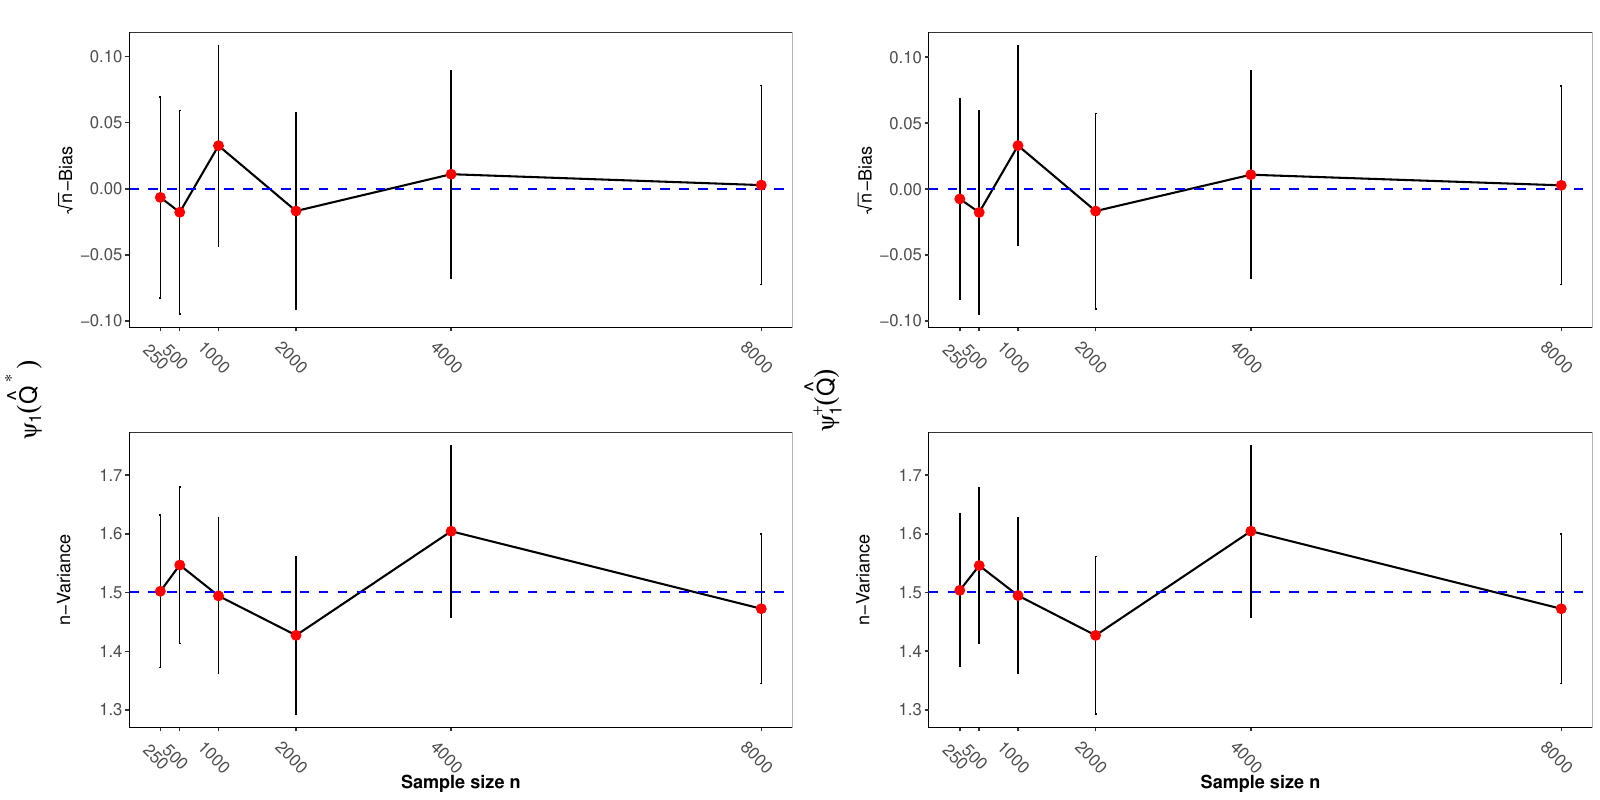

The script that saved this image:
library(here)
setwd(here('./sim1-consistency/binaryM'))

# packages
library(ggplot2)
library(ggpubr)
library(latex2exp)
library(reshape2)
library(stats)
library(xtable)
library(gridExtra)
library(cowplot)

# plot function
source("plot-sub.R")

# sample size
n.vec <- c(250,500,1000,2000,4000,8000)

# number of simulation
nsim <- 1000

### binary case ====
# the truth
load("../DGPs/1-truth-binary.Rdata")

## binary-est1====
load("TMLE-est1/result.Rdata")
p.binary.est1 <- plot.tmle(r'($\psi_1(\hat{Q}^*)$)')

## binary-onestep====
load("Onestep-est1/result.Rdata")
p.binary.one <- plot.tmle(r'($\psi_1^{+}(\hat{Q})$)')

p.binary <- plot_grid(
  p.binary.est1
  ,p.binary.one
  , align = "h"
  , ncol = 2
)


ggsave("plot.pdf", plot = p.binary, width = 16, height = 8, units = "in")


### binary case ====
# the truth
load("../DGPs/1-truth-binary-ATT.Rdata")

## binary-est1====
load("TMLE-est1/ATT_result.Rdata")
p.binary.est1 <- plot.tmle(r'($\psi_1(\hat{Q}^*)$)')

## binary-onestep====
load("Onestep-est1/ATT_result.Rdata")
p.binary.one <- plot.tmle(r'($\psi_1^{+}(\hat{Q})$)')

p.binary <- plot_grid(
  p.binary.est1
  ,p.binary.one
  , align = "h"
  , ncol = 2
)


ggsave("ATT_plot.pdf", plot = p.binary, width = 16, height = 8, units = "in")

